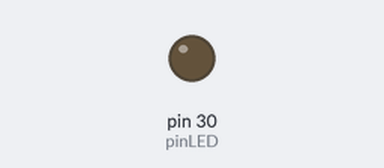
The program below on a simulated Teensy 3. On the bench: output pins drawn as LEDs (lit = HIGH).

Above: at 3.2 s.
At 12.8 s:
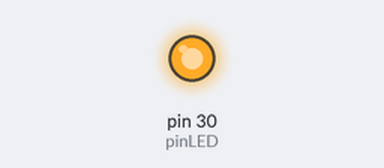
Timing chart, 0 to 33.4 s (numbered marks = the images above):
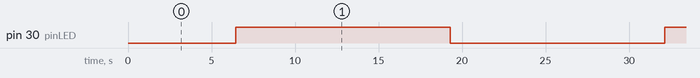

Measured:
- by itself, pin 30 (pinLED): alternates HIGH for 12.8 s and LOW for 12.8 s

The program:

main.cpp
```cpp
// (licence header left out)
#include <Metro.h>
#include <Arduino.h>

int pinLED = 30;
IntervalTimer timer;
uint8_t led_state = LOW;

static int8_t step = 1;
static int intensity = 0;

void blink(void)
{
    analogWrite(pinLED, intensity);

    intensity += step;

    if ((intensity > 255) || (intensity < 0))
    {
        step = -step;
    }
}

void setup()
{
    pinMode(pinLED, OUTPUT);
    timer.begin(blink, 50000);
}

void loop()
{
}

// void loop()
// {
//     analogWrite(pinLED, 30);
//     delay(500);
//     analogWrite(pinLED, 100);
//     delay(500);
//     analogWrite(pinLED, 150);
//     delay(500);
//     analogWrite(pinLED, 200);
//     delay(500);
// }

// void loop()
// {
//     analogWrite(pinLED, intensity);
//     delay(10);
//     intensity = intensity + 1;
//     if (intensity > 255)
//     {
//         while (intensity)
//         {
//             analogWrite(pinLED, intensity);
//             delay(10);
//             intensity = intensity - 1;
//         }
//     }
// }

// #include <Metro.h>
// #include <Arduino.h>

// int pinLED = 30;
// Metro metro = Metro(10);

// void setup()
// {
//     pinMode(pinLED, OUTPUT);
// }

// int intensity = 0;

// void loop()
// {
//     if (metro.check())
//     {
//         analogWrite(pinLED, intensity);
//         intensity = intensity + 1;
//         if (intensity > 255)
//         {
//             while (intensity)
//             {
//                 if (metro.check())
//                 {
//                     analogWrite(pinLED, intensity);
//                     intensity = intensity - 1;
//                 }
//             }
//         }
//     }
// }
```
